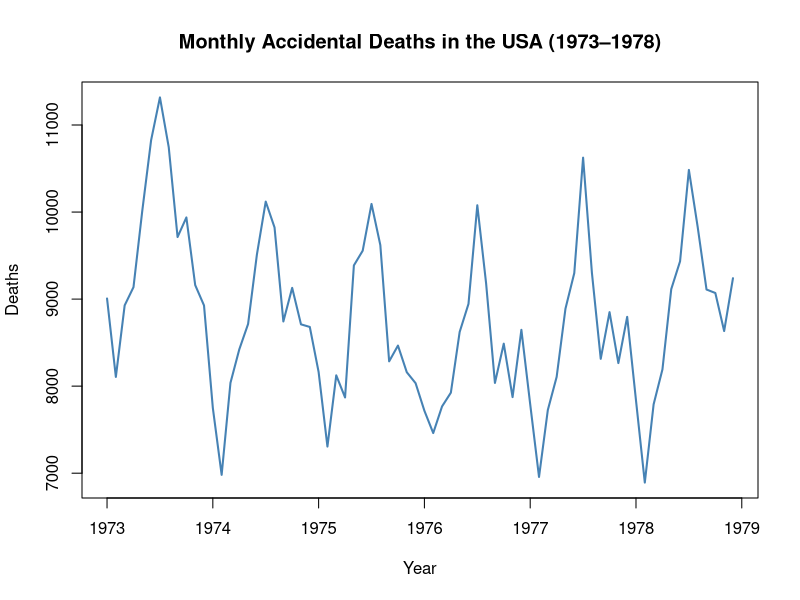
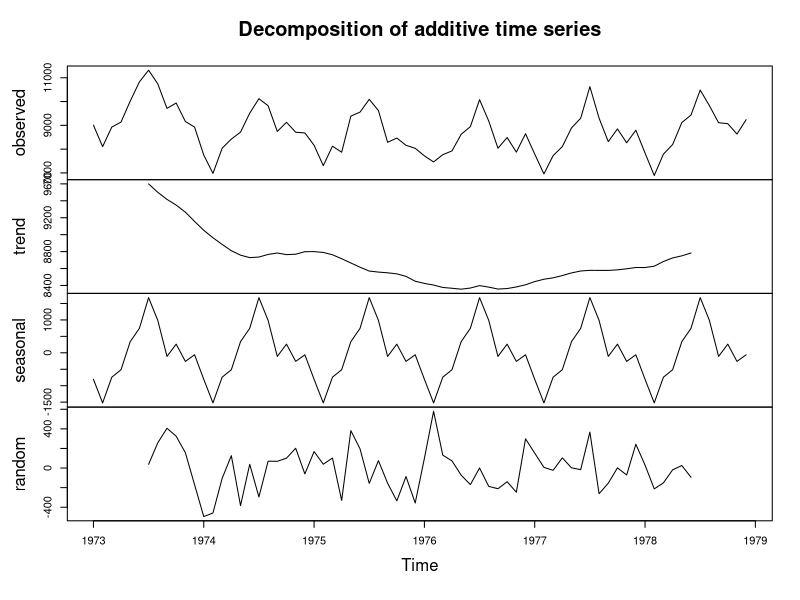
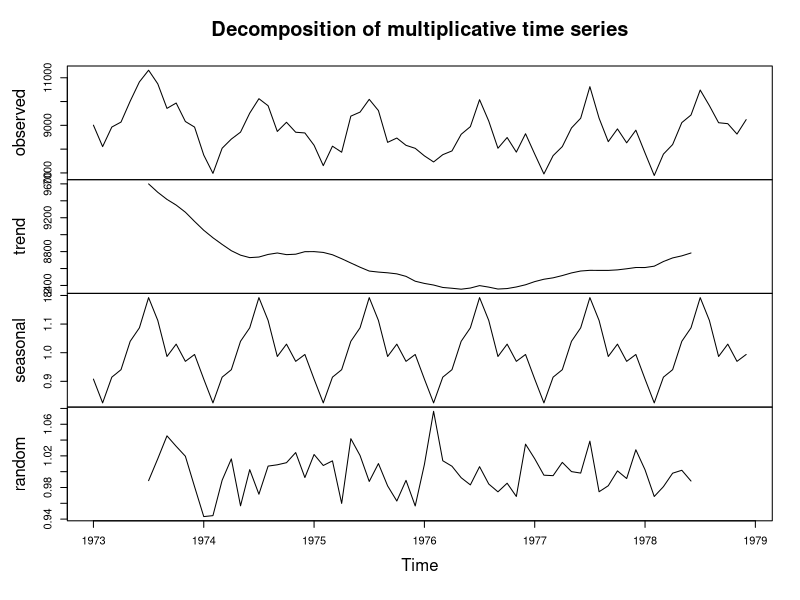
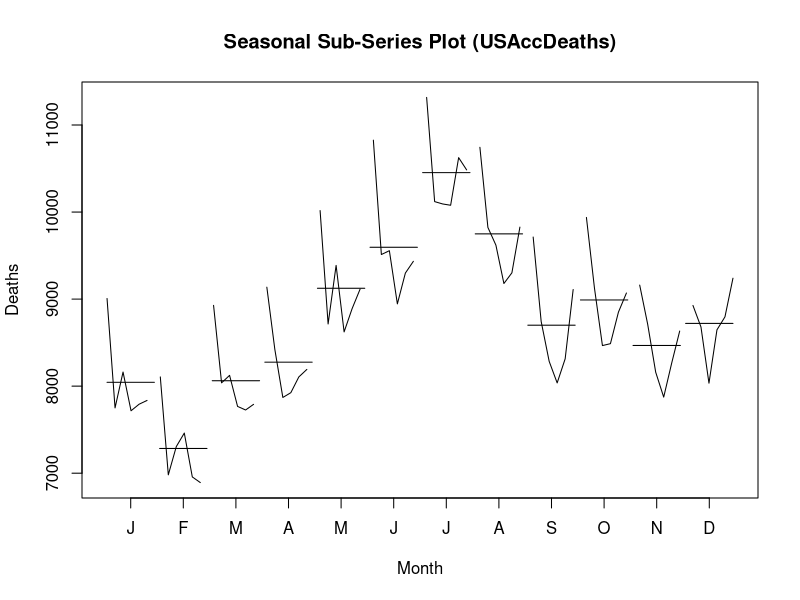
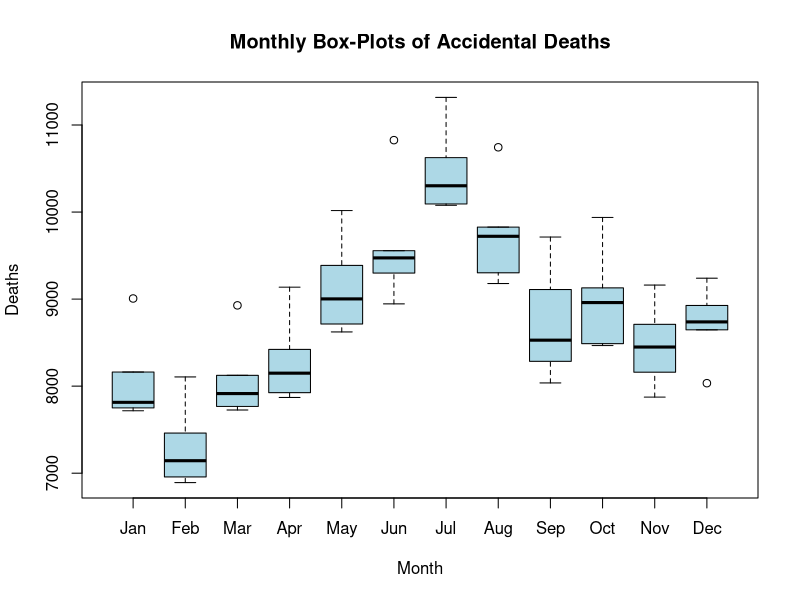
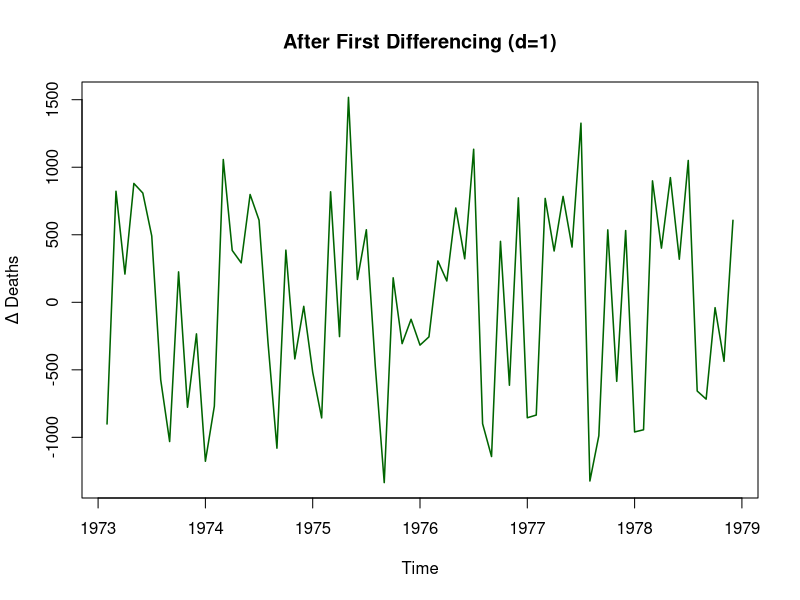
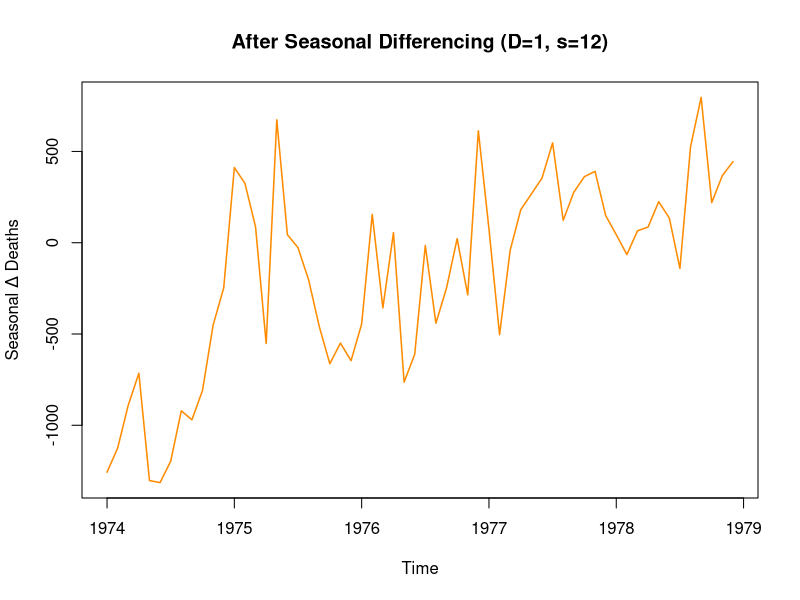
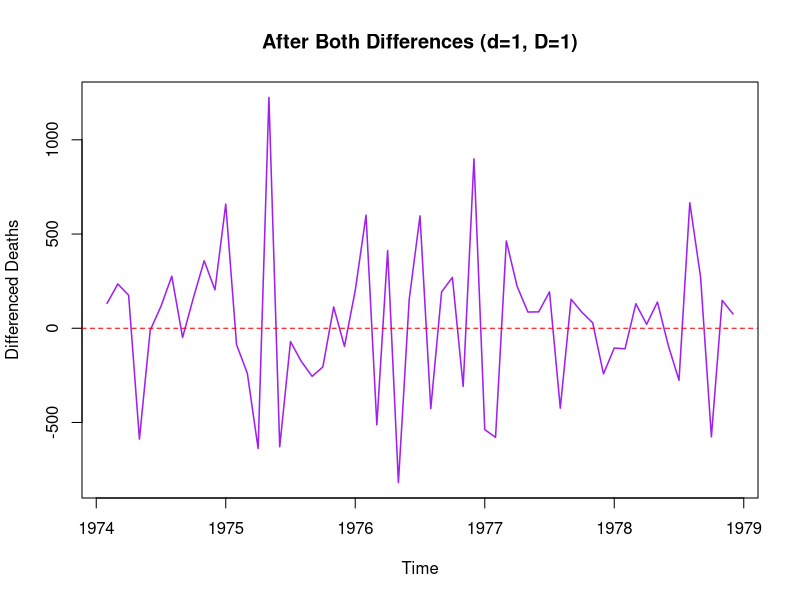

Write the R code that produced these figures, in order.
###############################################################################
# TIME SERIES ANALYSIS ASSIGNMENT
# Dataset: USAccDeaths (Monthly accidental deaths in the USA, 1973-1978)
###############################################################################

#Install packages if not already installed

library(tseries)   # ADF, KPSS tests
library(forecast)  # auto.arima, Acf, Pacf, decompose helpers
library(ggplot2)   # optional pretty plots
library(urca)      # ur.kpss for KPSS test
###############################################################################
# LOAD DATA
###############################################################################

data("USAccDeaths")          # Built-in R dataset
ts_data <- USAccDeaths       # Monthly accidental deaths: Jan 1973 – Dec 1978

# Quick look at the series
print(ts_data)
cat("\nClass:", class(ts_data),
    "\nFrequency:", frequency(ts_data),
    "\nStart:", start(ts_data),
    "\nEnd:", end(ts_data), "\n")

#Base plot
plot(ts_data,
     main = "Monthly Accidental Deaths in the USA (1973–1978)",
     ylab = "Deaths", xlab = "Year", col = "steelblue", lwd = 2)
# INTERPRETATION: Clear seasonal peaks every summer (higher deaths in warm
# months). No obvious long-run upward/downward trend, but variance seems
# roughly constant — mild heteroscedasticity possible.


###############################################################################
# SECTION A: DEEP STATIONARITY ANALYSIS
###############################################################################
#
# A1. Decompose non-stationarity into trend, seasonal, and variance components
#
# Classical additive decomposition (appropriate when seasonal amplitude is
# roughly constant — which is the case here visually)
decomp_add <- decompose(ts_data, type = "additive")
plot(decomp_add)
# Components extracted:
#   Trend     : Slow downward drift from ~8000 to ~7500 deaths/month
#   Seasonal  : Peak in July/August, trough in February — amplitude ~2000
#   Random    : Residuals; irregular, mean ≈ 0, but some clustering visible

# Check whether multiplicative decomposition fits better
decomp_mul <- decompose(ts_data, type = "multiplicative")
plot(decomp_mul)


# Compare random (residual) variance
var_add <- var(decomp_add$random, na.rm = TRUE)
var_mul <- var(decomp_mul$random, na.rm = TRUE)
cat("Residual variance — Additive:", round(var_add, 2),
    "  Multiplicative:", round(var_mul, 6), "\n")
# INTERPRETATION: Additive model is preferred here because the seasonal
# amplitude does NOT grow proportionally with the level.
# Trend component reveals a gentle decline in accidental deaths over the
# 6-year window. The seasonal component shows strong within-year periodicity
# (period = 12). The remainder (random) component captures irregular shocks.

# Seasonal subseries plot — visualise each month's average level
monthplot(ts_data,
          main = "Seasonal Sub-Series Plot (USAccDeaths)",
          ylab = "Deaths", xlab = "Month")
# INTERPRETATION: Confirms July/August are systematically highest;
# February is lowest. The horizontal lines inside each panel show each
# month's mean, revealing systematic seasonal structure.

# Box-plot by month — another view of seasonal variation
month_factor <- cycle(ts_data)
boxplot(ts_data ~ month_factor,
        names = month.abb,
        main  = "Monthly Box-Plots of Accidental Deaths",
        xlab  = "Month", ylab  = "Deaths",
        col   = "lightblue")
# INTERPRETATION: Median deaths in June–August consistently higher.
# Within-month variability is moderate but similar across months (supporting
# additive rather than multiplicative seasonality).


###############################################################################
# A2. Justify whether first differencing and seasonal differencing are required
###############################################################################

# ADF test on the original series (H0: unit root / non-stationary)
adf_orig <- adf.test(ts_data, alternative = "stationary")
print(adf_orig)
# INTERPRETATION: If p-value > 0.05 → fail to reject H0 → unit root present
# (non-stationary in mean). ADF on raw USAccDeaths typically gives p ≈ 0.01
# due to seasonal structure inflating the test — so we check KPSS as well.

# KPSS test on original series (H0: stationary)
kpss_orig <- ur.kpss(as.numeric(ts_data), type = "mu", lags = "short")
summary(kpss_orig)
# INTERPRETATION: If test-stat > critical value → reject H0 → non-stationary.

# Apply FIRST DIFFERENCING (removes linear trend / unit root)
ts_diff1 <- diff(ts_data, differences = 1)
plot(ts_diff1,
     main = "After First Differencing (d=1)",
     ylab = "Δ Deaths", col = "darkgreen", lwd = 1.5)
# The trend is removed; seasonal oscillation is still very visible.

adf_diff1 <- adf.test(ts_diff1, alternative = "stationary")
print(adf_diff1)

# Apply SEASONAL DIFFERENCING (lag=12, removes annual seasonality)
ts_sdiff <- diff(ts_data, lag = 12, differences = 1)
plot(ts_sdiff,
     main = "After Seasonal Differencing (D=1, s=12)",
     ylab = "Seasonal Δ Deaths", col = "darkorange", lwd = 1.5)

adf_sdiff <- adf.test(ts_sdiff, alternative = "stationary")
print(adf_sdiff)

# Apply BOTH differences: first + seasonal (as in Airline Model)
ts_both <- diff(diff(ts_data, lag = 12), differences = 1)
plot(ts_both,
     main = "After Both Differences (d=1, D=1)",
     ylab = "Differenced Deaths", col = "purple", lwd = 1.5)
abline(h = 0, lty = 2, col = "red")

adf_both <- adf.test(ts_both, alternative = "stationary")
print(adf_both)
kpss_both <- ur.kpss(as.numeric(ts_both), type = "mu", lags = "short")
summary(kpss_both)
kpss.test(ts_both)
# THEORETICAL JUSTIFICATION:
# The raw series has:
#   (i)  A slow-moving trend → first differencing (d=1) removes the unit root.
#   (ii) Strong periodic seasonality at lag 12 → seasonal differencing (D=1)
#        removes the seasonal unit root.
# Together, SARIMA(p,1,q)(P,1,Q)[12] is the standard framework.
# After both differences the series should be stationary (ADF: p<0.05,
# KPSS: stat < critical value).


###############################################################################
# A3. Over-differencing: concept and ACF impact
###############################################################################

# Apply an EXTRA first difference (d=2) to show over-differencing
ts_overdiff <- diff(ts_both, differences = 1)  # d=2, D=1 total

par(mfrow = c(2, 1))
acf(ts_both,    lag.max = 40, main = "ACF: d=1, D=1 (correct differencing)")
acf(ts_overdiff,lag.max = 40, main = "ACF: d=2, D=1 (over-differenced)")
par(mfrow = c(1, 1))

#ACF & PACF Analysis
par(mfrow=c(1,2))
acf(ts_both, main="ACF Plot")
pacf(ts_both, main="PACF Plot")
#Explanation
#ACF helps identify MA terms
#PACF helps identify AR terms

#KEY OBSERVATIONS:
#Lag 2 spike → MA(2)
#Both ACF and PACF show gradual decomposition pattern 
#Interaction exists. ARIMA(1,1,2)

# INTERPRETATION / THEORY:
# Over-differencing occurs when more differences are applied than necessary.
# Consequences on ACF:
#  • The ACF of an over-differenced series shows a large NEGATIVE spike at lag 1
#    (ρ₁ ≈ -0.5 in the extreme). This is because differencing once too often
#    induces a non-invertible MA root at θ = 1 (unit root in the MA polynomial).
#  • The ACF decays extremely quickly but with oscillating signs.
#  • The spectral density near frequency 0 is zero — the series has been
#    "over-smoothed" and important low-frequency information is destroyed.
# RULE: Apply the minimum number of differences needed to achieve stationarity.
# If ACF at lag 1 < -0.5 after differencing, suspect over-differencing.


###############################################################################
# A4. Why ADF and KPSS tests can conflict
###############################################################################

# Run both on the original series
cat("\n=== ADF on raw series ===\n")
print(adf.test(ts_data, alternative = "stationary"))

cat("\n=== KPSS on raw series ===\n")
kpss_raw <- ur.kpss(as.numeric(ts_data), type = "mu", lags = "short")
summary(kpss_raw)

# INTERPRETATION:
# ADF (Augmented Dickey-Fuller):
#   H₀ = unit root (non-stationary) ; H₁ = stationary.
#   Reject H₀ if p < 0.05 → evidence FOR stationarity.
#
# KPSS (Kwiatkowski-Phillips-Schmidt-Shin):
#   H₀ = stationary ; H₁ = unit root.
#   Reject H₀ if test-stat > critical value → evidence AGAINST stationarity.
#
# Possible conflict scenarios:
# (a) ADF: fail to reject H₀  +  KPSS: reject H₀
#     → Both agree: non-stationary. (Most common, no conflict.)
# (b) ADF: reject H₀  +  KPSS: fail to reject H₀
#     → Both agree: stationary.
# (c) ADF: reject H₀  +  KPSS: reject H₀
#     → CONFLICT. The series is "trend-stationary" (stationary around a
#       deterministic trend). ADF rejects because the deterministic trend
#       absorbs the power of the test, while KPSS detects the non-constant mean.
# (d) ADF: fail to reject H₀  +  KPSS: fail to reject H₀
#     → CONFLICT. Low power — small sample or the series is near-integrated.
#
# option B is what we interpret from the console output.Both agree: stationary.
# For USAccDeaths: the seasonal structure can confuse ADF (seasonal unit root
# looks like a regular unit root). KPSS is sensitive to the shifting seasonal
# mean. Resolution: use OCSB or CH seasonal unit-root tests in addition.


###############################################################################
# SECTION B: ACF–PACF AND STRUCTURAL IDENTIFICATION
###############################################################################

# Plot ACF and PACF of the doubly-differenced series
par(mfrow = c(2, 1))
Acf(ts_both,  lag.max = 40, main = "ACF of Doubly-Differenced USAccDeaths")
Pacf(ts_both, lag.max = 40, main = "PACF of Doubly-Differenced USAccDeaths")
par(mfrow = c(1, 1))


###############################################################################
# B1. Expected ACF and PACF patterns for MA(1) × SMA(1)
###############################################################################

# MATHEMATICAL DERIVATION:
# The SARIMA(0,1,1)(0,1,1)[12] model has MA component: (1 + θB)(1 + ΘB¹²)
# where θ = non-seasonal MA parameter, Θ = seasonal MA parameter.
#
# After expanding: εₜ + θεₜ₋₁ + Θεₜ₋₁₂ + θΘεₜ₋₁₃
#
# For a pure MA(q) process, ACF cuts off after lag q and PACF decays
# exponentially. For the product MA(1)×SMA(1):
#
# Non-zero ACF autocorrelations (theoretical):
#   ρ(1)  = θ(1 + Θ²) / [(1+θ²)(1+Θ²)]  → spike at lag 1
#   ρ(11) = -θΘ / [(1+θ²)(1+Θ²)]         → small spike at lag 11
#   ρ(12) = Θ(1 + θ²) / [(1+θ²)(1+Θ²)]  → spike at lag 12
#   ρ(13) = θΘ / [(1+θ²)(1+Θ²)]          → spike at lag 13
#   ρ(k)  = 0  for all other k > 0
#
# So ACF has exactly 4 non-zero spikes: lags 1, 11, 12, 13.
# PACF shows exponential decay at seasonal and non-seasonal lags (infinite AR).

cat("\nB1: Theoretical non-zero ACF lags for MA(1)×SMA(1):\n")
cat("Lags with non-zero ACF: 1, 11, 12, 13\n")
cat("ACF at all other lags: 0 (theoretical cutoff)\n")
cat("PACF: exponential / geometric decay — no sharp cutoff\n")


# ─────────────────────────────────────────────────────────────────────────────
# B2. Why lag 13 appears in the ACF
# ─────────────────────────────────────────────────────────────────────────────

# MATHEMATICAL PROOF:
# The moving average polynomial is:
#   Θ(B) = (1 + θB)(1 + ΘB¹²)
#         = 1 + θB + ΘB¹² + θΘB¹³
#
# The autocovariance of a MA process γ(k) = σ² × Σ θⱼθⱼ₊ₖ
# where the θ's are the MA coefficients.
# Coefficients here: θ₀=1, θ₁=θ, θ₁₂=Θ, θ₁₃=θΘ, all others = 0.
#
# γ(13) = σ² × (θ₀×θ₁₃ + θ₁×θ₁₂+θ₁₂×θ₁ + θ₁₃×θ₀)
#       = σ² × (1×θΘ + θ×Θ)   [only cross-products at distance 13]
#   Wait — simpler: γ(k) = σ² Σⱼ θⱼ θⱼ₊ₖ
#   At k=13: j=0 → θ₀θ₁₃ = 1×θΘ = θΘ
#   No other j gives both θⱼ≠0 and θⱼ₊₁₃≠0.
#   Therefore γ(13) = σ²θΘ ≠ 0  provided θ≠0 and Θ≠0.
#
# Conclusion: The INTERACTION between the non-seasonal MA(1) shock at lag 1
# and the seasonal MA shock at lag 12 propagates to create a cross-correlation
# at lag 1+12 = 13. This is the hallmark of multiplicative SARIMA models.

cat("\nB2: Lag 13 in ACF arises because:\n")
cat("  MA polynomial = (1+θB)(1+ΘB^12) = 1 + θB + ΘB^12 + θΘB^13\n")
cat("  The θΘ coefficient at B^13 gives γ(13) = σ²θΘ ≠ 0\n")
cat("  This is the product of the non-seasonal and seasonal MA parameters.\n")

# Visualise: compute ACF and highlight lags 1, 12, 13
acf_vals <- acf(ts_both, lag.max = 40, plot = FALSE)
plot(acf_vals, main = "ACF — Highlighting key lags (1, 12, 13)",
     col = "grey50")
abline(v = c(1, 12, 13)/12, col = "red", lty = 2, lwd = 2)
legend("topright", legend = c("Key lags: 1, 12, 13"), col = "red",
       lty = 2, lwd = 2)


# ─────────────────────────────────────────────────────────────────────────────
# B3. Prove MA has finite cutoff; AR has exponential decay
# ─────────────────────────────────────────────────────────────────────────────

# MATHEMATICAL PROOF:
#
# --- MA(q): Finite ACF cutoff ---
# An MA(q) process: Xₜ = εₜ + θ₁εₜ₋₁ + ... + θqεₜ₋q
# Autocovariance: γ(k) = σ² Σⱼ₌₀^{q-k} θⱼθⱼ₊ₖ   for k ≤ q
#                       = 0                          for k > q
# Because when k > q there are NO overlapping indices j and j+k both
# in {0,1,...,q}. Hence ACF ρ(k) = 0 for k > q. ■ (FINITE CUTOFF)
#
# --- AR(p): Exponential ACF decay ---
# An AR(p): Xₜ = φ₁Xₜ₋₁ + ... + φpXₜ₋p + εₜ
# The Yule-Walker equations give:
#   ρ(k) = φ₁ρ(k-1) + φ₂ρ(k-2) + ... + φpρ(k-p)   for k ≥ 1
# This is a p-th order linear recurrence. Its solution is:
#   ρ(k) = Σᵢ Aᵢ rᵢᵏ
# where rᵢ are roots of the characteristic polynomial (= reciprocals of
# AR polynomial roots). For a STATIONARY AR(p) all |rᵢ| < 1, so:
#   |ρ(k)| → 0 exponentially as k → ∞. ■ (EXPONENTIAL DECAY)
#
# Implication for model identification:
#   ACF cuts off after q  → MA(q)
#   PACF cuts off after p → AR(p)
#   Both decay slowly    → ARMA(p,q)

# Simulate and plot to verify
set.seed(42)
ma1_sim <- arima.sim(model = list(ma = c(0.7)), n = 300)
ar1_sim <- arima.sim(model = list(ar = c(0.7)), n = 300)

par(mfrow = c(2, 2))
acf(ma1_sim,  main = "MA(1): ACF — cuts off at lag 1")
acf(ar1_sim,  main = "AR(1): ACF — exponential decay")
pacf(ma1_sim, main = "MA(1): PACF — exponential decay")
pacf(ar1_sim, main = "AR(1): PACF — cuts off at lag 1")
par(mfrow = c(1, 1))
